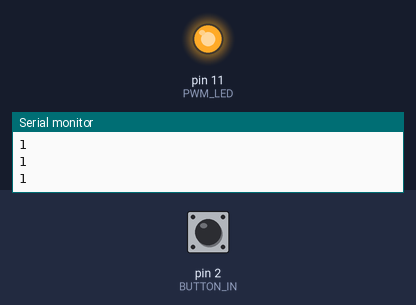
Simulated run of this sketch. Board: Arduino Uno, built with avr-gcc and run on an emulated ATmega328P. Parts: output pins drawn as LEDs (lit = HIGH), the last lines printed to the serial monitor. Inputs (shaded band) come from the test bench; at power-on: pin 2 (BUTTON_IN) HIGH.

Above: at 1.8 s.
1.9 s: pin 2 (BUTTON_IN) pulled LOW for 0.6 s
At 4.2 s:
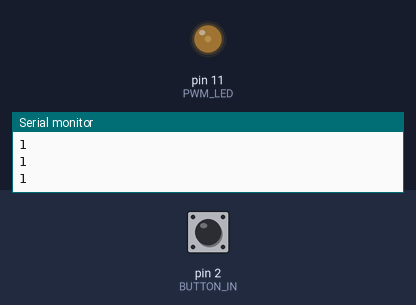
4.5 s: pin 2 (BUTTON_IN) pulled LOW for 1 s
At 6.5 s:
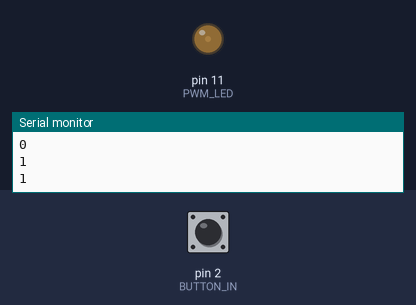
7.5 s: pin 2 (BUTTON_IN) pulled LOW for 0.6 s
At 9.9 s:
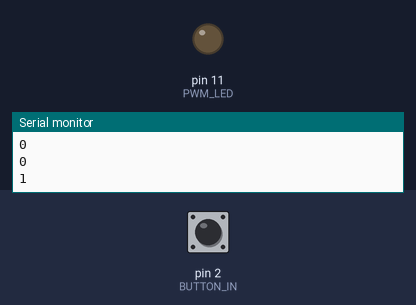
Timing chart, 0 to 17.1 s (numbered marks = the images above; inputs shaded):
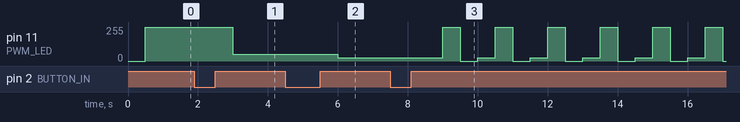

Measured:
- after the input at 1.9 s, pin 11 (PWM_LED): 255/255 → 51/255 after 1.1 s
- after the input at 4.5 s, pin 11 (PWM_LED): 51/255 → 25/255 after 1.5 s
- after the input at 7.5 s, pin 11 (PWM_LED): 25/255 → 255/255 after 1.5 s, then repeats every 1.5 s: 0/255 0.50 s, 25/255 0.50 s, 255/255 0.50 s

The sketch:

Adarsh_Nellore_Lightbox.ino
```cpp
// use preprocessor directives to define constants in the code = will never change
#define FLASH_RATE_HZ 2
#define BUTTON_IN 2
#define PWM_LED 11
#define PWM_MAX 255

// global variables representing "state" across all functions = can change
// operating mode: 0 - off, 1 - bright, 2 - mid-bright, 3 - dim, 4 - flash
int operating_mode = 0;
bool BUTTON_PUSHED = false;
int previous_button_state = 0;
int PWM_OUT = 0;                //brightness of LED
unsigned long lastDebounceTime = 0;  // the last time the output pin was toggled
unsigned long debounceDelay = 100;    // the debounce time; increase if the output flickers
int rise_count = 0;

// executed one-time at device startup
void setup() {

   Serial.begin(9600);
   attachInterrupt(digitalPinToInterrupt(BUTTON_IN), button_pushed, RISING); // digitalPinToInterrupt(interruptPin)
                                                       // falling: will change when button release happens
                                                     // define output (PWM) pin connected to LED
                                                       // falling = detect when i release
  pinMode(BUTTON_IN, INPUT_PULLUP);
  pinMode(PWM_LED, OUTPUT);

}

// continually-running loop
// calls functions that are named as "actions"
void loop(){
    int sensorValue = digitalRead(BUTTON_IN);
    Serial.println(sensorValue);
    check_for_button_press();
    set_pwm_based_on_operating_mode();
    shine_led();
}

void set_pwm_based_on_operating_mode() {

    switch (operating_mode) {
        case 0:
            PWM_OUT = 0;
            break;
        case 1:
            PWM_OUT = PWM_MAX;
            break;
        case 2:
            PWM_OUT = PWM_MAX/5;
            break;
        case 3:
            PWM_OUT = PWM_MAX/10;
            break;
        case 4:
            flash_the_light();
    }

}

void button_pushed() {
    BUTTON_PUSHED = true;
}

void check_for_button_press() {
    if (BUTTON_PUSHED == true) {

      operating_mode = operating_mode + 1;
      if (operating_mode == 5) {
        operating_mode = 0;
      }

    }
      BUTTON_PUSHED = false;
      delay(500);

      //delay(500);
    }
    // set operating_mode
    // reset previous button press state, interrupt catch, etc.


void shine_led() {
    analogWrite(PWM_LED, PWM_OUT); //value comes from mode set by operating modes
}


void flash_the_light() {
    analogWrite(PWM_LED, PWM_MAX);   // turn the LED on (HIGH is the voltage level)
    delay(1000/FLASH_RATE_HZ);                         // wait for a second
    analogWrite(PWM_LED, 0);        // turn the LED off by making the voltage 0 (if this doesn't work try "LOW")
    delay(1000/FLASH_RATE_HZ);                       // wait for a second
}
```
